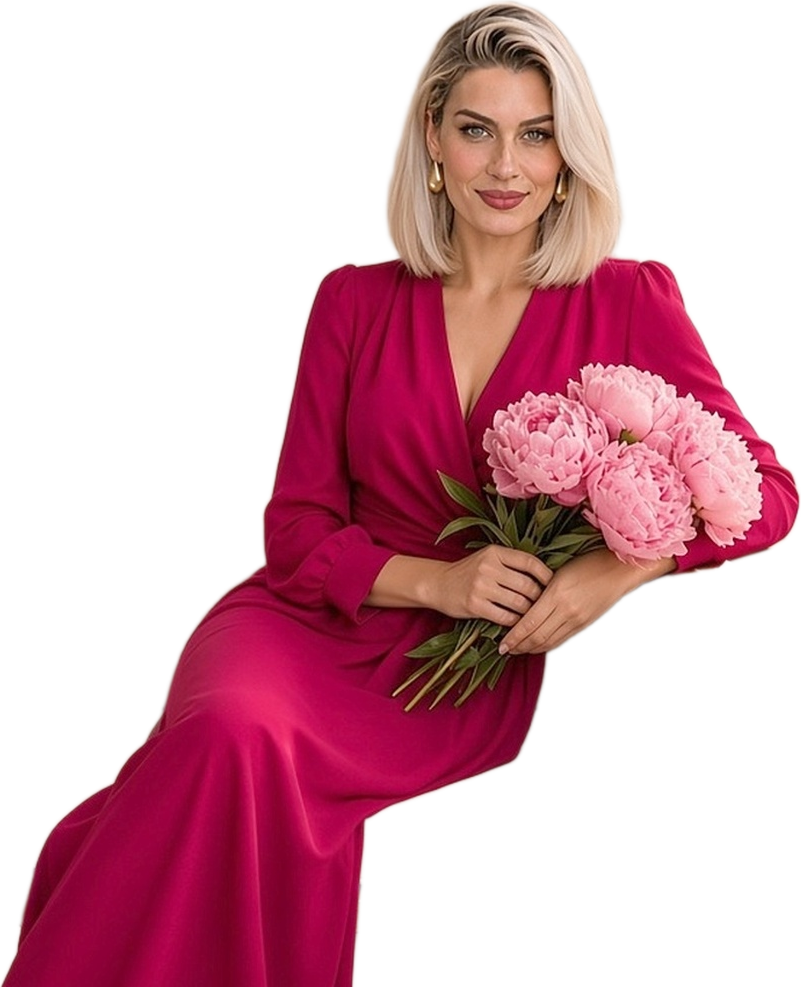
#> input picture docs/video-kit/scripts/instagram/cut-alisa.png, 801 x 987 px, given in place of asya-1x1-up.jpg, which was not available
$ python icut.py
#> lines starting #> are read from the running program, lines starting #| are printed output that depends on the picture; after the words box and inside, x2 and y2 are one past the last pixel; in counts of white or black regions, pixels touching at a corner belong together
#> (reads docs/video-kit/scripts/template-vertical/faces1.json from the repository)
#!/usr/bin/env python3
# EYRA · person cut-outs for the bold colour-field cards (meet / pinned): cut-<id>.png (RGBA) + cut.js
# Uses the square scenes and their person masks (../template/work). Only needed to rebuild; ready files ship with the scripts.
import json
import numpy as np
from PIL import Image, ImageFilter
import live
out = {}
for e in live.es:
    im = Image.open(live.W + e + '-1x1-up.jpg').convert('RGB')
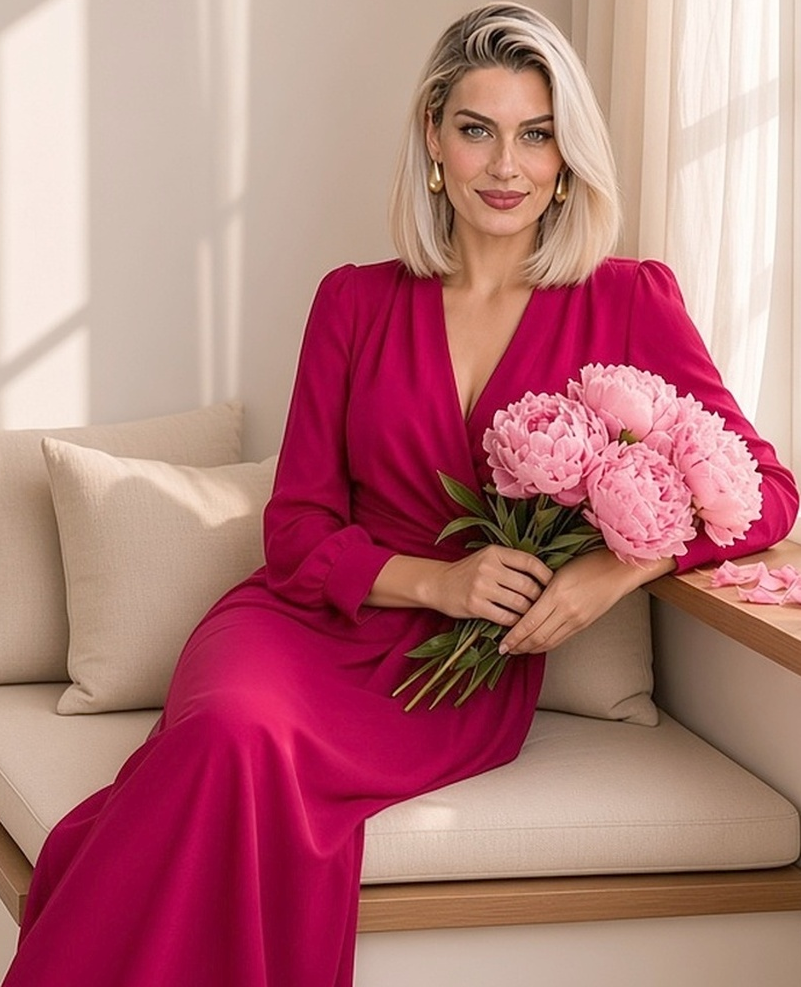
#> im: PIL image 801x987 RGB; mean R, G, B 180.8, 119.4, 121.7
    m = Image.open(live.W + e + '-1x1-mask.png').convert('L').filter(ImageFilter.GaussianBlur(0.9))
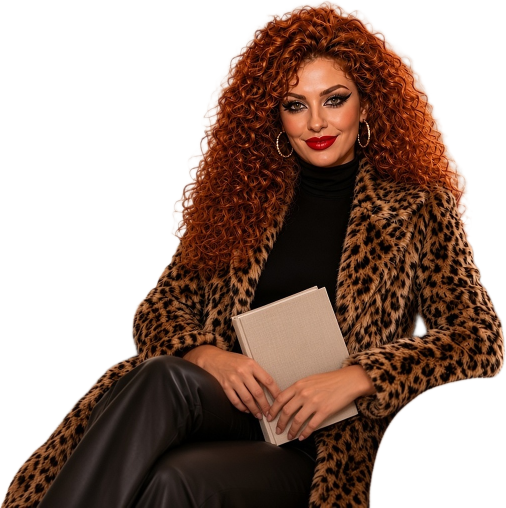
#> input picture docs/video-kit/scripts/instagram/cut-asya.png, 1011 x 1015 px, given in place of asya-1x1-mask.png, which was not available (shown at 1/2 size)
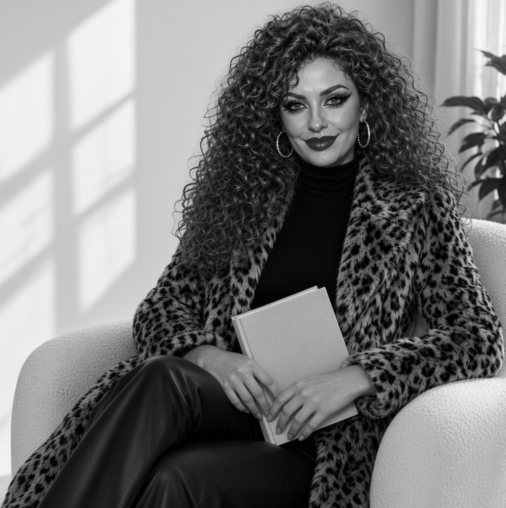
#> m: PIL image 1011x1015 L (shown at 1/2 size); min 0, max 251, mean 119.5
    a = np.asarray(m) > 20; ys, xs = np.nonzero(a)
#> after `a = np.asarray(m) > 20`:
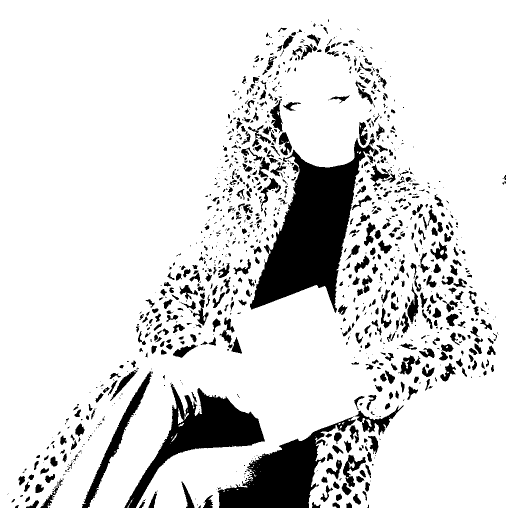
#> a: shape (1015, 1011) bool (shown at 1/2 size); 86.1% white; 1138 black regions (599 under 20 px), largest, box (x1, y1, x2, y2) and area: (500, 276, 750, 626) 37212, (435, 833, 712, 1015) 19081, (249, 768, 530, 1015) 18784
    x0, x1, y0 = int(xs.min()), int(xs.max()) + 1, int(ys.min())
#> x0 = 0; x1 = 1011; y0 = 0
#> (the run stopped early here; a loop or call above may not have finished)
